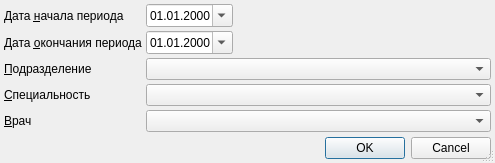
<?xml version="1.0" encoding="UTF-8"?>
<ui version="4.0">
 <class>FinanceServiceSetupDialog</class>
 <widget class="QDialog" name="FinanceServiceSetupDialog">
  <property name="windowModality">
   <enum>Qt::ApplicationModal</enum>
  </property>
  <property name="geometry">
   <rect>
    <x>0</x>
    <y>0</y>
    <width>495</width>
    <height>163</height>
   </rect>
  </property>
  <property name="windowTitle">
   <string>параметры отчёта</string>
  </property>
  <property name="sizeGripEnabled">
   <bool>true</bool>
  </property>
  <layout class="QGridLayout" name="gridLayout">
   <property name="margin">
    <number>4</number>
   </property>
   <property name="spacing">
    <number>4</number>
   </property>
   <item row="1" column="0" colspan="2">
    <widget class="QLabel" name="lblEndDate">
     <property name="text">
      <string>Дата &amp;окончания периода</string>
     </property>
     <property name="buddy">
      <cstring>edtEndDate</cstring>
     </property>
    </widget>
   </item>
   <item row="7" column="0" colspan="4">
    <widget class="QDialogButtonBox" name="buttonBox">
     <property name="orientation">
      <enum>Qt::Horizontal</enum>
     </property>
     <property name="standardButtons">
      <set>QDialogButtonBox::Cancel|QDialogButtonBox::Ok</set>
     </property>
    </widget>
   </item>
   <item row="4" column="0">
    <widget class="QLabel" name="lblPerson">
     <property name="text">
      <string>&amp;Врач</string>
     </property>
     <property name="buddy">
      <cstring>cmbPerson</cstring>
     </property>
    </widget>
   </item>
   <item row="2" column="2" colspan="2">
    <widget class="COrgStructureComboBox" name="cmbOrgStructure"/>
   </item>
   <item row="3" column="0" colspan="2">
    <widget class="QLabel" name="lblSpeciality">
     <property name="text">
      <string>&amp;Специальность</string>
     </property>
     <property name="buddy">
      <cstring>cmbSpeciality</cstring>
     </property>
    </widget>
   </item>
   <item row="2" column="0" colspan="2">
    <widget class="QLabel" name="lblOrgStructure">
     <property name="text">
      <string>&amp;Подразделение</string>
     </property>
     <property name="buddy">
      <cstring>cmbOrgStructure</cstring>
     </property>
    </widget>
   </item>
   <item row="3" column="2" colspan="2">
    <widget class="CRBComboBox" name="cmbSpeciality">
     <property name="whatsThis">
      <string>&lt;html&gt;&lt;head&gt;&lt;meta name=&quot;qrichtext&quot; content=&quot;1&quot; /&gt;&lt;style type=&quot;text/css&quot;&gt;
p, li { white-space: pre-wrap; }
&lt;/style&gt;&lt;/head&gt;&lt;body style=&quot; font-family:'MS Shell Dlg 2'; font-size:8.25pt; font-weight:400; font-style:normal;&quot;&gt;
&lt;p style=&quot;-qt-paragraph-type:empty; margin-top:0px; margin-bottom:0px; margin-left:0px; margin-right:0px; -qt-block-indent:0; text-indent:0px;&quot;&gt;&lt;/p&gt;&lt;/body&gt;&lt;/html&gt;</string>
     </property>
    </widget>
   </item>
   <item row="4" column="2" colspan="2">
    <widget class="CPersonComboBoxEx" name="cmbPerson"/>
   </item>
   <item row="6" column="2">
    <spacer>
     <property name="orientation">
      <enum>Qt::Vertical</enum>
     </property>
     <property name="sizeHint" stdset="0">
      <size>
       <width>21</width>
       <height>21</height>
      </size>
     </property>
    </spacer>
   </item>
   <item row="1" column="2">
    <widget class="CDateEdit" name="edtEndDate">
     <property name="displayFormat">
      <string>dd.MM.yyyy</string>
     </property>
     <property name="calendarPopup">
      <bool>true</bool>
     </property>
    </widget>
   </item>
   <item row="0" column="0" colspan="2">
    <widget class="QLabel" name="lblBegDate">
     <property name="text">
      <string>Дата &amp;начала периода</string>
     </property>
     <property name="buddy">
      <cstring>edtBegDate</cstring>
     </property>
    </widget>
   </item>
   <item row="0" column="2">
    <widget class="CDateEdit" name="edtBegDate">
     <property name="displayFormat">
      <string>dd.MM.yyyy</string>
     </property>
     <property name="calendarPopup">
      <bool>true</bool>
     </property>
    </widget>
   </item>
   <item row="0" column="3">
    <spacer>
     <property name="orientation">
      <enum>Qt::Horizontal</enum>
     </property>
     <property name="sizeHint" stdset="0">
      <size>
       <width>101</width>
       <height>20</height>
      </size>
     </property>
    </spacer>
   </item>
  </layout>
 </widget>
 <customwidgets>
  <customwidget>
   <class>CPersonComboBoxEx</class>
   <extends>QComboBox</extends>
   <header>Orgs/PersonComboBoxEx.h</header>
  </customwidget>
  <customwidget>
   <class>COrgStructureComboBox</class>
   <extends>QComboBox</extends>
   <header>Orgs/OrgStructComboBoxes.h</header>
  </customwidget>
  <customwidget>
   <class>CDateEdit</class>
   <extends>QDateEdit</extends>
   <header>library/DateEdit</header>
  </customwidget>
  <customwidget>
   <class>CRBComboBox</class>
   <extends>QComboBox</extends>
   <header>library/crbcombobox.h</header>
  </customwidget>
 </customwidgets>
 <tabstops>
  <tabstop>edtBegDate</tabstop>
  <tabstop>edtEndDate</tabstop>
  <tabstop>cmbOrgStructure</tabstop>
  <tabstop>cmbSpeciality</tabstop>
  <tabstop>cmbPerson</tabstop>
  <tabstop>buttonBox</tabstop>
 </tabstops>
 <resources/>
 <connections>
  <connection>
   <sender>buttonBox</sender>
   <signal>accepted()</signal>
   <receiver>FinanceServiceSetupDialog</receiver>
   <slot>accept()</slot>
   <hints>
    <hint type="sourcelabel">
     <x>206</x>
     <y>777</y>
    </hint>
    <hint type="destinationlabel">
     <x>119</x>
     <y>239</y>
    </hint>
   </hints>
  </connection>
  <connection>
   <sender>buttonBox</sender>
   <signal>rejected()</signal>
   <receiver>FinanceServiceSetupDialog</receiver>
   <slot>reject()</slot>
   <hints>
    <hint type="sourcelabel">
     <x>257</x>
     <y>777</y>
    </hint>
    <hint type="destinationlabel">
     <x>316</x>
     <y>234</y>
    </hint>
   </hints>
  </connection>
 </connections>
</ui>
